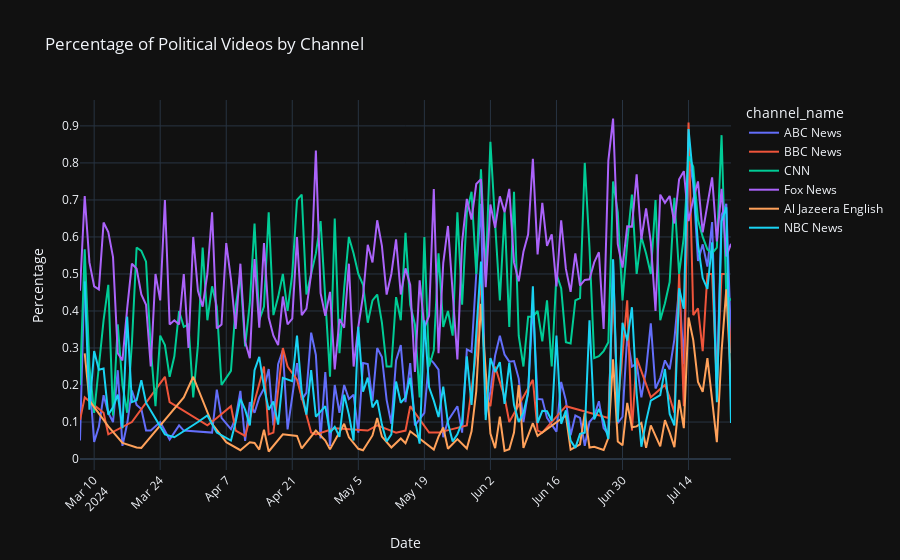

Notebook code for this chart:
### Code cell
# Plot Percentage of Political Videos by Channel
total_videos = df.groupby(['Date', 'channel_name'])['video_id'].count().reset_index()
political_videos = political_df.groupby(['Date', 'channel_name'])['video_id'].count().reset_index()
percentage_videos = political_videos.merge(total_videos, on=['Date', 'channel_name'], suffixes=('_political', '_total'))
percentage_videos['percentage'] = percentage_videos['video_id_political'] / percentage_videos['video_id_total']

fig_percentage_videos = px.line(percentage_videos, x='Date', y='percentage', color='channel_name',
                                title='Percentage of Political Videos by Channel')
fig_percentage_videos.update_layout(xaxis_title='Date', yaxis_title='Percentage', xaxis=dict(tickangle=-45))
fig_percentage_videos.show()
